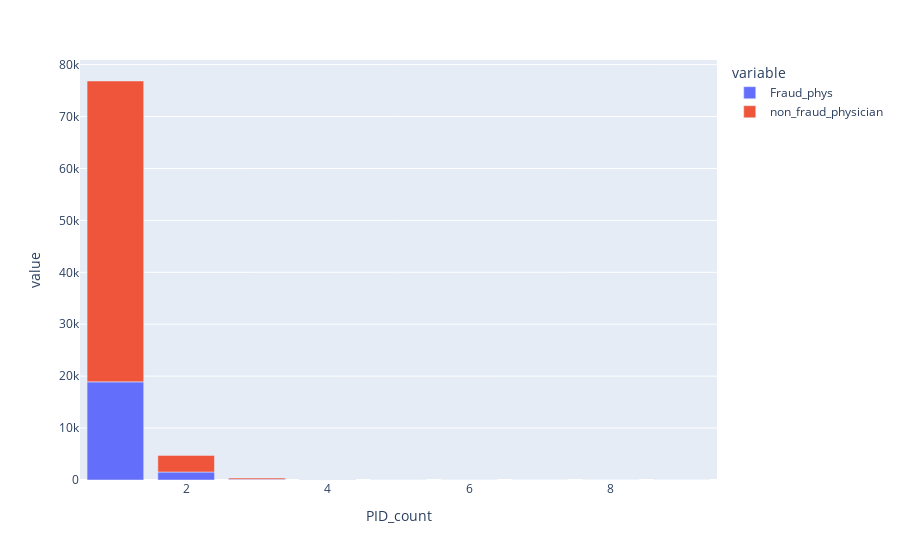

Write notebook code for a chart like this one.
### Code cell
#plot the fraud_physician number compared with total number with respect to providers
px.bar(provider_fraud_info, x="PID_count", y=["Fraud_phys", "non_fraud_physician"])

### Figure 1 — Plotly figure (JSON) as saved in the notebook; plotly's stock layout.template omitted (floating-point values rounded to 4 significant figures)
{"data": [{"alignmentgroup": "True", "hovertemplate": "variable=Fraud_phys<br>PID_count=%{x}<br>value=%{y}<extra></extra>", "legendgroup": "Fraud_phys", "marker": {"color": "#636efa"}, "name": "Fraud_phys", "offsetgroup": "Fraud_phys", "orientation": "v", "showlegend": true, "textposition": "auto", "type": "bar", "x": [1, 2, 3, 4, 5, 6, 7, 8, 9], "xaxis": "x", "y": [18902, 1536, 124, 25, 4, 1, 0, 0, 0], "yaxis": "y"}, {"alignmentgroup": "True", "hovertemplate": "variable=non_fraud_physician<br>PID_count=%{x}<br>value=%{y}<extra></extra>", "legendgroup": "non_fraud_physician", "marker": {"color": "#EF553B"}, "name": "non_fraud_physician", "offsetgroup": "non_fraud_physician", "orientation": "v", "showlegend": true, "textposition": "auto", "type": "bar", "x": [1, 2, 3, 4, 5, 6, 7, 8, 9], "xaxis": "x", "y": [57942, 3205, 258, 40, 15, 8, 1, 1, 1], "yaxis": "y"}], "layout": {"barmode": "relative", "legend": {"title": {"text": "variable"}, "tracegroupgap": 0}, "margin": {"t": 60}, "xaxis": {"anchor": "y", "domain": [0, 1], "title": {"text": "PID_count"}}, "yaxis": {"anchor": "x", "domain": [0, 1], "title": {"text": "value"}}}}
